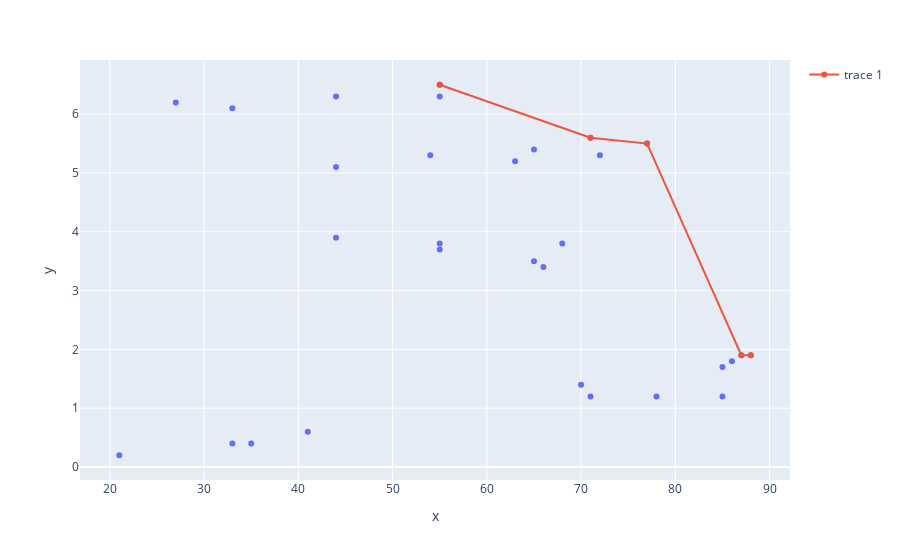
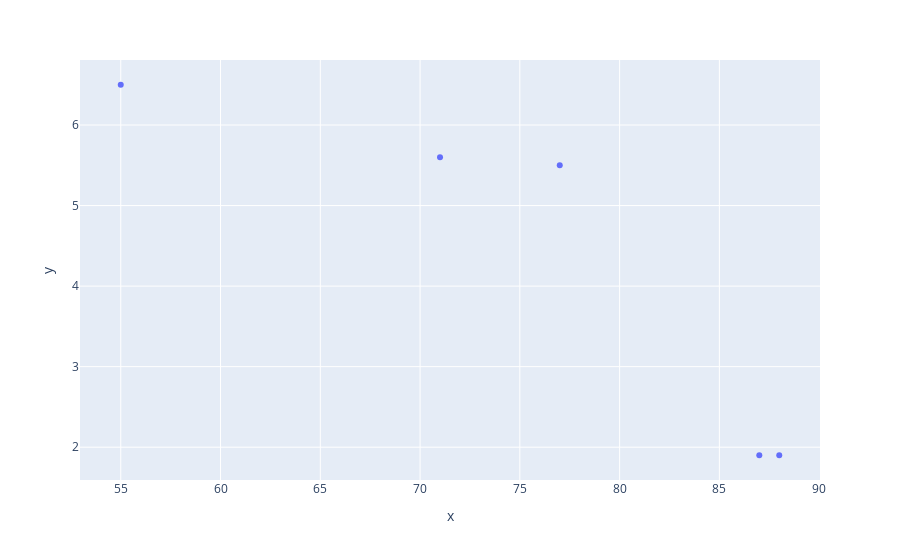

Notebook code for these charts, in order:
### Code cell
plot_pareto_frontier2(pareto_x, pareto_y)

### Figure 1 — Plotly figure (JSON) as saved in the notebook; plotly's stock layout.template omitted (floating-point values rounded to 4 significant figures)
{"data": [{"hovertemplate": "x=%{x}<br>y=%{y}<extra></extra>", "legendgroup": "", "marker": {"color": "#636efa", "symbol": "circle"}, "mode": "markers", "name": "", "orientation": "v", "showlegend": false, "type": "scatter", "x": [55, 85, 44, 55, 27, 88, 63, 77, 72, 65, 54, 44, 44, 70, 33, 33, 68, 85, 86, 55, 55, 87, 71, 71, 78, 65, 41, 66, 35, 21], "xaxis": "x", "y": [6.5, 1.2, 5.1, 3.7, 6.2, 1.9, 5.2, 5.5, 5.3, 5.4, 5.3, 6.3, 3.9, 1.4, 6.1, 0.4, 3.8, 1.7, 1.8, 3.8, 6.3, 1.9, 1.2, 5.6, 1.2, 3.5, 0.6, 3.4, 0.4, 0.2], "yaxis": "y"}, {"type": "scatter", "x": [88, 87, 77, 71, 55], "y": [1.9, 1.9, 5.5, 5.6, 6.5]}], "layout": {"legend": {"tracegroupgap": 0}, "margin": {"t": 60}, "xaxis": {"anchor": "y", "domain": [0, 1], "title": {"text": "x"}}, "yaxis": {"anchor": "x", "domain": [0, 1], "title": {"text": "y"}}}}

### Figure 2 — Plotly figure (JSON) as saved in the notebook; plotly's stock layout.template omitted (floating-point values rounded to 4 significant figures)
{"data": [{"hovertemplate": "x=%{x}<br>y=%{y}<extra></extra>", "legendgroup": "", "marker": {"color": "#636efa", "symbol": "circle"}, "mode": "markers", "name": "", "orientation": "v", "showlegend": false, "type": "scatter", "x": [88, 87, 77, 71, 55], "xaxis": "x", "y": [1.9, 1.9, 5.5, 5.6, 6.5], "yaxis": "y"}], "layout": {"legend": {"tracegroupgap": 0}, "margin": {"t": 60}, "xaxis": {"anchor": "y", "domain": [0, 1], "title": {"text": "x"}}, "yaxis": {"anchor": "x", "domain": [0, 1], "title": {"text": "y"}}}}
